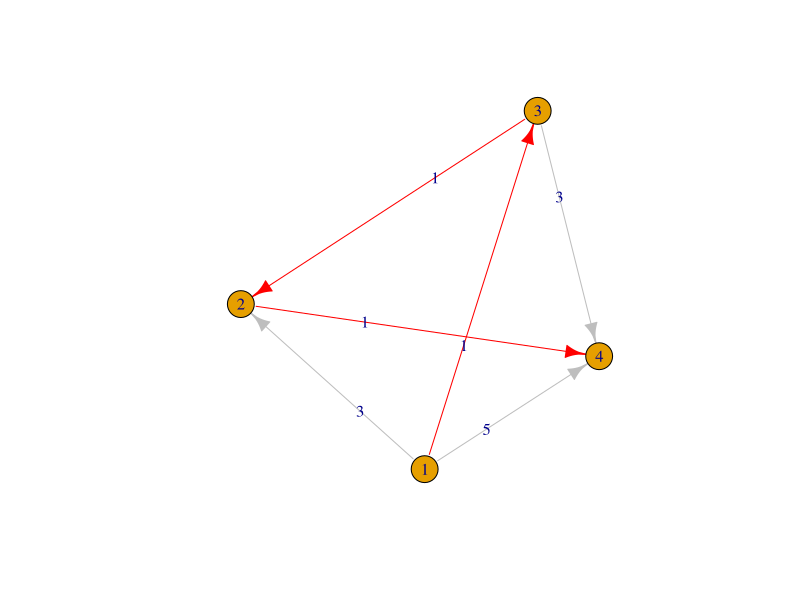

Here is the R script that generated this plot:
# Основная функция
Dijkstra <- function(Matr, v1, v2){
  
  # Загрузка пакета
  install.packages('igraph')
  library('igraph')
  
  # Функция проверки на то, есть ли путь(ребро) к вершине и не посещена ли она
  shortest_ind <- function(shortest_dist, expl_v){
    min <- Inf
    ind_nearest_v <- ""
    for (i in 1:length(expl_v)){
      if ((shortest_dist[i] < min) & (expl_v[i] == 0)){
        ind_nearest_v <- i
        min <- shortest_dist[i]
      }
    }
    # индекс ближайшей доступной вершины
    return(ind_nearest_v)
  }
  
  # Количество вершин
  n <- ncol(Matr)

  # Сканирование входных данных на предмет ошибок
  if (!(v1 %in% (1:n)) || !(v2 %in% (1:n))){
    stop("Такой вершины не существует")
  }
  else if (!(is.numeric(v1) || !(is.numeric(v2)))){
    stop("Вершина должна задаваться числом")
  }
  else if (v1 == v2) {
    stop("Введите разные вершины")
  }
  
  
  # Длины путей(веса ребёр) от начального ребра к соответствующим вершинам
  shortest_dist <- Matr[v1, ]
  
  # expl_v используется для указания того, рёбра от каких вершин мы рассмотрели
  expl_v <- rep(0, n)
  expl_v[v1] <- 1
  
  # на каждой итерации в vis_v записывается те вершины, пути к которым были 
  #доступны из рассматриваемой вершины
  vis_v <- rep(0, n)
  vis_v[(Matr[v1, ] != Inf)] <- v1
  
  # пока количество рассмотренных вершин не равно количеству доступных для 
  #рассмотрения вершин 
  while (sum(expl_v) != length(expl_v)){
    
    #index_nearest_v <- индекс ближайшей доступной вершины
    index_nearest_v <- shortest_ind(shortest_dist, expl_v)
    
    if (index_nearest_v == "") {
      break
    }
    
    # На успешной итерации(если сработал if) в shortest_dist обновляются длины 
    #кратчайших путей от начальной вершины до всех вершин, доступных для посещения
    for (i in (1:n)) {
      if (shortest_dist[i] > (shortest_dist[index_nearest_v] + Matr[index_nearest_v, i])){
        shortest_dist[i] <- shortest_dist[index_nearest_v] + Matr[index_nearest_v, i]
        vis_v[i] <- index_nearest_v
      }
      expl_v[index_nearest_v] <- 1
    }
  }
  
  # Проверяем, есть ли путь к конечной вершине и строим путь, если он есть, 
  #или устанавливаем путь Inf, если пути нет
  if (vis_v[v2] != 0){
    path <- v2
    # Если вершины связаны напрмую, то выводим v1, v2 и всё
    if (vis_v[v2] == v1){
      path <- c(v1, v2)
    }
    else{
      # В каждой итерации цикла значение vis_v для текущей вершины (v2) 
      #заменяется на значение vis_v для предыдущей вершины,
      #затем эта предыдущая вершина добавляется в начало массива path
      while (vis_v[v2] != v1){
        vis_v[v2] <- vis_v[path[1]]
        path <- c(vis_v[v2], path)
      }
    }
  }
  # Если невозможно было дойти до конечной вершины - выводится path=Inf
  else{
    path <- Inf
  }
  #Длина пути
  length = shortest_dist[v2]
  
  # Рисование графа и кратчайшего пути
  set.seed(42)
  g <- Matr
  g[g == Inf] <- 0
  a <- graph.adjacency(g, mode = "directed", weighted = T)
  E(a)$color <- 'grey'
  for(i in 1:length(path)-1){
    E(a)[path[i]%--%path[i+1]]$color <- 'red'
  }
  plot(a, edge.label = c(t(g)[t(g) != 0]))
    
  answer <- list(length, path)
  return(answer)
}


Matr <- matrix(0, nrow = 4, ncol = 4)
Matr[1,] <- c(Inf, 3, 1, 5)
Matr[2,] <- c(Inf, Inf, Inf, 1)
Matr[3,] <- c(Inf, 1, Inf, 3)
Matr[4,] <- c(Inf, Inf, Inf, Inf)


func_res <- Dijkstra(Matr, 1, 4)
cat('Длина пути(количество посещённых ребер):', 
    func_res[[1]], '\n', 'Путь(перечисленные вершины):', func_res[[2]], '\n')
